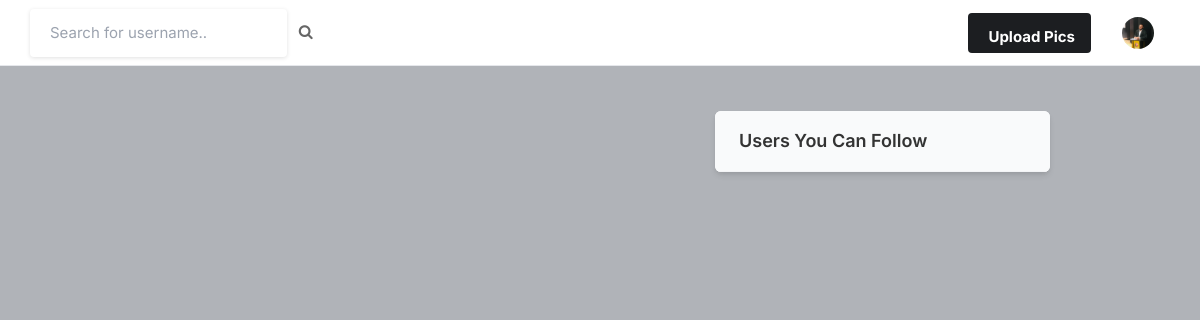
/ (signed in), run on an earlier commit of the app's database.
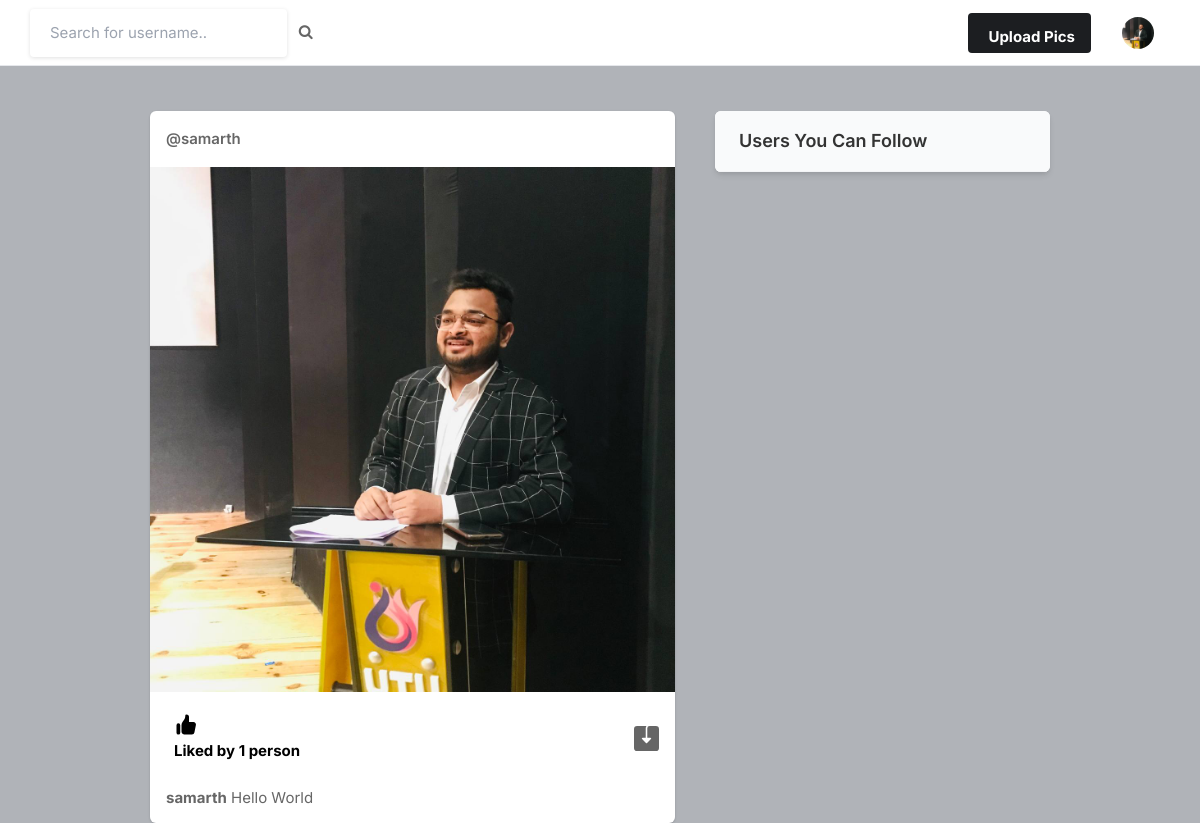
And on a later commit of the database.
### core/models.py (models this page shows, shortened)
class Profile(models.Model):
    user = models.ForeignKey(User, on_delete=models.CASCADE)
    id_user = models.IntegerField()
    bio = models.TextField(blank=True)
    profileimg = models.ImageField(upload_to='profile_images', default='blank-profile-picture.png')
    location = models.CharField(max_length=100, blank=True)

class Post(models.Model):
    id = models.UUIDField(primary_key=True, default=uuid.uuid4)
    user = models.CharField(max_length=100)
    image = models.ImageField(upload_to='post_images')
    caption = models.TextField()
    created_at = models.DateTimeField(default=datetime.now)
    no_of_likes = models.IntegerField(default=0)

### core/views.py (the view)
# urls.py: path('', views.index, name='index'),
@login_required(login_url='signin')
def index(request):
    user_object = User.objects.get(username=request.user.username)
    user_profile = Profile.objects.get(user=user_object)
    user_following_list = []
    feed = []
    user_following = FollowersCount.objects.filter(follower=request.user.username)
    for users in user_following:
        user_following_list.append(users.user)
    for usernames in user_following_list:
        feed_lists = Post.objects.filter(user=usernames)
        feed.append(feed_lists)
    feed_list = list(chain(*feed))
    all_users = User.objects.all()
    user_following_all = []
    for user in user_following:
        user_list = User.objects.get(username=user.user)
        user_following_all.append(user_list)
    new_suggestions_list = [x for x in list(all_users) if (x not in list(user_following_all))]
    current_user = User.objects.filter(username=request.user.username)
    final_suggestions_list = [x for x in list(new_suggestions_list) if ( x not in list(current_user))]
    random.shuffle(final_suggestions_list)
    username_profile = []
    username_profile_list = []
    for users in final_suggestions_list:
        username_profile.append(users.id)
    for ids in username_profile:
        profile_lists = Profile.objects.filter(id_user=ids)
        username_profile_list.append(profile_lists)
    suggestions_username_profile_list = list(chain(*username_profile_list))
    return render(request, 'index.html', {'user_profile': user_profile, 'posts':feed_list, 'suggestions_username_profile_list': suggestions_username_profile_list[:4]})

### templates/index.html (shortened to what this page needs)
{% load static %}
<!DOCTYPE html>
<html lang="en">
<head>
    <link rel="stylesheet" href="{% static 'assets/css/icons.css' %}">
    <link rel="stylesheet" href="{% static 'assets/css/uikit.css' %}">
    <link rel="stylesheet" href="{% static 'assets/css/style.css' %}">
    <link rel="stylesheet" href="{% static 'assets/css/tailwind.css' %}">
    <link rel="stylesheet" href="https://cdnjs.cloudflare.com/ajax/libs/font-awesome/4.7.0/css/font-awesome.min.css">
</head>
<body>
            <header>
                <div class="header_inner">
                    <form action="/search" method="POST">
                    <div class="left-side">
                            <input type="text" name="username" placeholder="Search for username..">&nbsp; &nbsp;
                            <button type="submit"><i class="fa fa-search fa-1x"></i></button>
                    </div>
                    </form>
                    <div class="right-side lg:pr-4">
                        <a href="#"
                            class="bg-pink-500 flex font-bold hidden hover:bg-pink-600 hover:text-white inline-block items-center lg:block max-h-10 mr-4 px-4 py-2 rounded shado text-white">
                              Upload Pics
                        </a>
                        <a href="#">
                            <img src="{{user_profile.profileimg.url}}" class="header-avatar" alt="">
                        </a>
                    </div>
                </div>
            </header>
            <div class="container m-auto">
                <div class="lg:flex justify-center lg:space-x-10 lg:space-y-0 space-y-5">
                    <div class="space-y-5 flex-shrink-0 lg:w-7/12">
                        {% for post in posts reversed %}
                        <div class="bg-white shadow rounded-md  -mx-2 lg:mx-0">
                            <div class="flex justify-between items-center px-4 py-3">
                                <div class="flex flex-1 items-center space-x-4">
                                    <span class="block font-semibold "><a href="/profile/{{post.user}}">@{{post.user}}</a></span>
                                </div>
                              <div>
                                <a href="#"> <i class="icon-feather-more-horizontal text-2xl hover:bg-gray-200 rounded-full p-2 transition -mr-1 "></i> </a>
                              </div>
                            </div>
                            <div uk-lightbox>
                                <a href="{{post.image.url}}">
                                    <img src="{{post.image.url}}" alt="">
                                </a>
                            </div>
                            <div class="py-3 px-4 space-y-3">
                                <div class="flex space-x-4 lg:font-bold">
                                    <a href="/like-post?post_id={{post.id}}" class="flex items-center space-x-2">
                                        <div class="p-2 rounded-full text-black">
                                            {% if post.no_of_likes == 0 %}
                                            <p>No likes</p>
                                            {% elif post.no_of_likes == 1 %}
                                            <p>Liked by {{post.no_of_likes}} person</p>
                                            {% else %}
                                            <p>Liked by {{post.no_of_likes}} people</p>
                                            {% endif %}
                                        </div>
                                    </a>
                                    <a href="{{post.image.url}}" class="flex items-center space-x-2 flex-1 justify-end" download>
                                    </a>
                                </div>
                                <p>
                                    <a href="/profile/{{post.user}}"><strong>{{post.user}}</strong></a> {{post.caption}}
                                </p>
                            </div>
                        </div>
                        {% endfor %}
                    </div>
                    <div class="lg:w-5/12">
                        <div class="bg-white  shadow-md rounded-md overflow-hidden">
                            <div class="bg-gray-50  border-b border-gray-100 flex items-baseline justify-between py-4 px-6 ">
                                <h2 class="font-semibold text-lg">Users You Can Follow</h2>
                            </div>
                        </div>
                    </div>
                </div>
            </div>
</body>
</html>

### static/assets/css/style.css (style rules this page uses)
body { background-color: #B0B3B8!important; }
button { vertical-align: middle; }
input { height: 48px; line-height: 48px; padding: 0 20px; outline: none; font-size: 15px; color: #808080; max-width: 100%; width: 100%; -webkit-box-sizing: border-box; box-sizing: border-box; display: block; font-weight: 400; opacity: 1; border-radius: 4px; border: none; -webkit-box-shadow: 0 1px 4px 0px rgba(0, 0, 0, 0.12); box-shadow: 0 1px 4px 0px rgba(0, 0, 0, 0.12); }
input[type="text"], input[type="password"], input[type="email"], input[type="number"] { height: 48px; line-height: 48px; padding: 0 20px; outline: none; font-size: 15px; color: #808080; max-width: 100%; width: 100%; -webkit-box-sizing: border-box; box-sizing: border-box; display: block; font-weight: 400; opacity: 1; border-radius: 4px; border: none; -webkit-box-shadow: 0 1px 4px 0px rgba(0, 0, 0, 0.12); box-shadow: 0 1px 4px 0px rgba(0, 0, 0, 0.12); }
input { -webkit-transition: all 0.1s ease-in-out; transition: all 0.1s ease-in-out; }
::placeholder { color: #808080; opacity: 1; }
button { border: none; margin: 0; padding: 0; width: auto; overflow: visible; background: transparent; color: inherit; font: inherit; line-height: normal; cursor: pointer; }
a { color: #be185d; -webkit-transition: 0.3s; transition: 0.3s; outline: none !important; }
button { outline: none !important; }
img { max-width: 100%; }
body { color: #666; font-size: 15px; line-height: 27px; background-color: #f0f2f5; font-family: "Inter", sans-serif; text-transform: none; }
body p { font-size: 15px; line-height: 27px; }
h1, h2, h3, h4, h5, h6 { font-family: "Inter", sans-serif; text-transform: none; }
input[type="text"], input[type="password"], input[type="email"] { font-family: "Inter", sans-serif; text-transform: none; }
button, body .pac-container { font-family: "Inter", sans-serif; text-transform: none; }
h1, h2, h3, h4, h5, h6 { color: #333; font-weight: 500; margin: 0; padding: 0; }
h2 { font-size: 26px; }
b, strong { font-weight: 700 !important; }
@media (min-width: 1024px) { .container { max-width: 900px !important; padding-top: 45px; } }
header { background-color: #fff; left: 0; right: 0; top: 0; z-index: 99; height: 66px; display: -webkit-box; display: -ms-flexbox; display: flex; -webkit-box-align: center; -ms-flex-align: center; align-items: center; border-bottom: 1px solid #e5e7eb; }
header .header_inner { display: -webkit-box; display: -ms-flexbox; display: flex; -webkit-box-align: center; -ms-flex-align: center; align-items: center; max-width: 1090px; margin: auto; width: 100%; max-width: 100% !important; padding: 0 30px; }
header .header_inner .left-side { display: -webkit-box; display: -ms-flexbox; display: flex; -webkit-box-align: center; -ms-flex-align: center; align-items: center; }
header .header_inner .right-side { display: -webkit-box; display: -ms-flexbox; display: flex; -webkit-box-align: center; -ms-flex-align: center; align-items: center; -webkit-box-pack: end; -ms-flex-pack: end; justify-content: flex-end; margin-left: auto; }
header .header_inner .right-side .header-avatar { width: 32px; height: 32px; border-radius: 100%; margin-left: 15px; }

What changed in the data, as far as the page shows it:
added Post: user "samarth", image (picture), no_of_likes "1", caption "Hello World"
